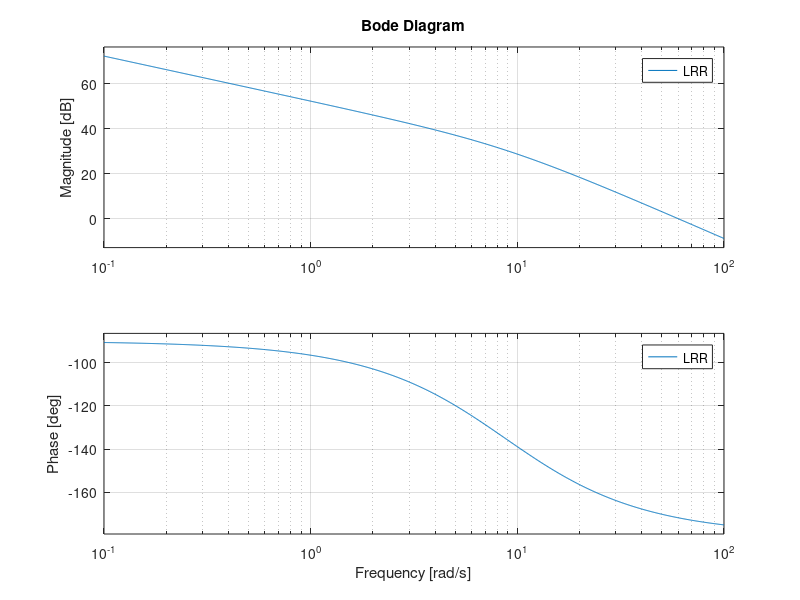

Write the MATLAB code that produced this figure.
% Define system parameters 
Ka = 0.887;  
Kt = 0.72;  
Ke = (20/(2*pi));  %[mm/rad] 
Je = 7e-4;  
Be = 0.00612;  
mu = 0.3; 
Ts = 0.0002; 
hp = 20e-3; 

%Shelby's Method
% Define 's' as j60.
s=60j;
% Define the numerator of the open transfer function
numerator = Ka * Kt * Ke / (s * (Je * s + Be));
% Create the transfer function G(s)
Kp=1/abs(numerator)

%Determine Gain Margin by finding LRR & finding phase when LRR gain = 1
s=tf('s');
LRR = Kp * Ka * Kt * Ke / (s * (Je * s + Be));
bode(LRR);